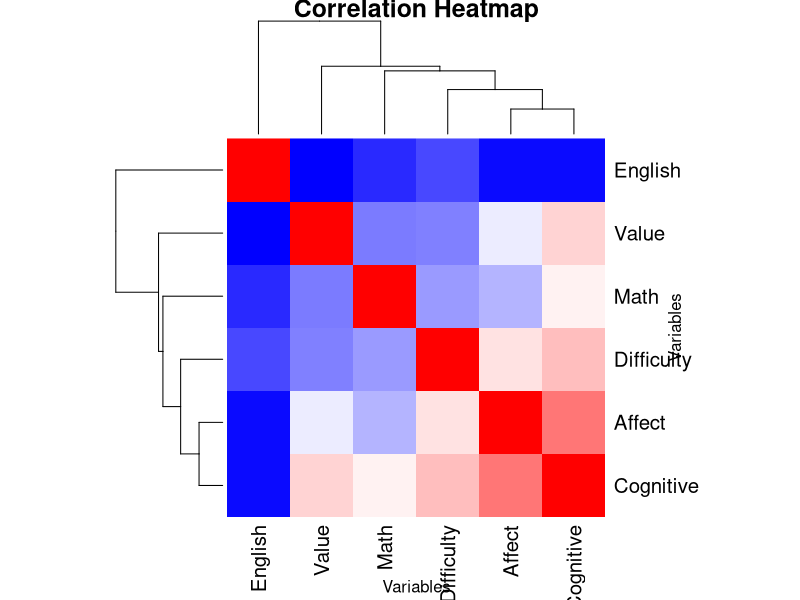

This chart was generated by the following R code:
#Final Project Results and analysis
# Author: Stephanie Saab
# Date: March 1, 2024





#DRAFT 1
# Include measures like
# - mean
# - median
# - standard deviation
# - range 
# - frequency counts for qualitative data
# - Descriptive stats for IV and DV
# - Present data in tables
# 
# Correlation analysis
# - Math and a DV
# - English and a DV
# - correlation analysis between2 DVs (pairwise correlation analyses)
# - Pearsons r value?
# 
# Between subject ANOVA
# - 2 sets of between ANOVAs, to compare group means across different categorical variables
# - F values, df, p values
# - determine whether there is a difference in the IV on the DV
# - select math_cat and english_cat and test it against ALL DVs
# 
# Data visualization
# - integrate relevant plots and graphs to visualize data
# - clearly label each variable with description of what it represents
# - three scatter plots for correlation
# - 1 density plot for description of DV measures
# - 2 bar plots for ANOVA analysis

#======================= Packages ==============================================
library(dplyr)
library(tidyverse)
library(tidyr)
library(ggplot2)

data_set <- read.csv("finalDataSet (2).csv")

#================= Descriptive stats ===========================================

#Remove NA entries
data_set <- na.omit(data_set)

#Mean and median for continuous variables (age, math, career, english)
data_cont <- select(data_set, c('Age', 'English', 'Math', 'Career'))
means <- as.data.frame(sapply(data_cont, mean))
medians <- as.data.frame(sapply(data_cont, median))
ranges <- sapply(data_cont, range)
sd <- as.data.frame(sapply(data_cont, sd))
desc_cont <- data.frame( 
                                mean = means, 
                                median = medians,
                                range = ranges, 
                                sdev = sd
)

#Frequency counts and mode for categorical variables (Intl, Eng_cat, Math_cat, Car_cat)
data_cat <- select(data_set, c('Intl', 'Eng_cat', 'Math_cat', 'Car_cat'))
freq_intl <- data_cat %>% count(Intl)
freq_eng <- count(data_cat, Eng_cat)
freq_math <- count(data_cat, Math_cat)
freq_car <- count(data_cat, Car_cat)

#============================== Correlation analysis ===========================
#1: Math and Cognitive
#2: English and Value
#3: 2 DVs (difficulty and value)
# IVs (background and demographics): age, International, math, career, english, eng_cat, math_cat, car_cat
#DVs: affect, cognitive, value, difficulty
# - affect = positive and negative feelings concerning stats
# - cognitive = competence-attitudes about intellectual knowledge and skills when applied to stats
# - value - attitudes about the usefulness, relevance, and worth of statistics
# - difficulty - attitudes about the difficulty of statistics as a subject

dat_cor <- select(data_set, c('Math', 'English', 'Affect', 'Cognitive', 'Difficulty', 'Value'))

corr_1_dat <- select(data_set, 'Math', 'Cognitive')
corr_1 <- cor(corr_1_dat, method = 'pearson')

corr_2_dat <- select(data_set, 'English', 'Value')
corr_2 <- cor(corr_2_dat, method = 'pearson')

corr_3_dat <- select(data_set, 'Difficulty', 'Value')
corr_3 <- cor(corr_3_dat, method = 'pearson')

corr_total <- cor(dat_cor, method = 'pearson')
#============================ Graphs ===========================================

heatmap(corr_total, 
        col = colorRampPalette(c('blue', 'white', 'red'))(100),
        symm = TRUE,
        scale = 'none', 
        main = 'Correlation Heatmap', 
        xlab = "Variables", 
        ylab = 'Variables')
#============================== Between-Subject ANOVA ==========================



